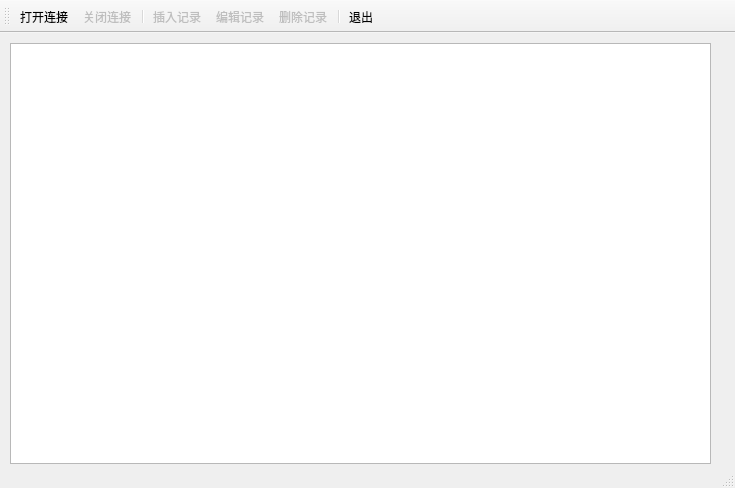
<?xml version="1.0" encoding="UTF-8"?>
<ui version="4.0">
 <class>MainWindow</class>
 <widget class="QMainWindow" name="MainWindow">
  <property name="geometry">
   <rect>
    <x>0</x>
    <y>0</y>
    <width>735</width>
    <height>488</height>
   </rect>
  </property>
  <property name="windowTitle">
   <string>MainWindow</string>
  </property>
  <widget class="QWidget" name="centralwidget">
   <widget class="QTableView" name="tableView">
    <property name="geometry">
     <rect>
      <x>10</x>
      <y>10</y>
      <width>701</width>
      <height>421</height>
     </rect>
    </property>
   </widget>
  </widget>
  <widget class="QStatusBar" name="statusbar"/>
  <widget class="QToolBar" name="toolBar">
   <property name="windowTitle">
    <string>toolBar</string>
   </property>
   <property name="toolButtonStyle">
    <enum>Qt::ToolButtonTextUnderIcon</enum>
   </property>
   <attribute name="toolBarArea">
    <enum>TopToolBarArea</enum>
   </attribute>
   <attribute name="toolBarBreak">
    <bool>false</bool>
   </attribute>
   <addaction name="actionOpen"/>
   <addaction name="actionClose"/>
   <addaction name="separator"/>
   <addaction name="actionInsert"/>
   <addaction name="actionEdit"/>
   <addaction name="actionRemove"/>
   <addaction name="separator"/>
   <addaction name="actionExit"/>
  </widget>
  <action name="actionOpen">
   <property name="icon">
    <iconset resource="resource.qrc">
     <normaloff>:/Image/actOpen.png</normaloff>:/Image/actOpen.png</iconset>
   </property>
   <property name="text">
    <string>打开连接</string>
   </property>
  </action>
  <action name="actionClose">
   <property name="enabled">
    <bool>false</bool>
   </property>
   <property name="icon">
    <iconset resource="resource.qrc">
     <normaloff>:/Image/actDel.png</normaloff>:/Image/actDel.png</iconset>
   </property>
   <property name="text">
    <string>关闭连接</string>
   </property>
  </action>
  <action name="actionInsert">
   <property name="enabled">
    <bool>false</bool>
   </property>
   <property name="icon">
    <iconset resource="resource.qrc">
     <normaloff>:/Image/actNew.png</normaloff>:/Image/actNew.png</iconset>
   </property>
   <property name="text">
    <string>插入记录</string>
   </property>
  </action>
  <action name="actionEdit">
   <property name="enabled">
    <bool>false</bool>
   </property>
   <property name="icon">
    <iconset resource="resource.qrc">
     <normaloff>:/Image/actPaste.png</normaloff>:/Image/actPaste.png</iconset>
   </property>
   <property name="text">
    <string>编辑记录</string>
   </property>
  </action>
  <action name="actionRemove">
   <property name="enabled">
    <bool>false</bool>
   </property>
   <property name="icon">
    <iconset resource="resource.qrc">
     <normaloff>:/Image/actClear.png</normaloff>:/Image/actClear.png</iconset>
   </property>
   <property name="text">
    <string>删除记录</string>
   </property>
  </action>
  <action name="actionExit">
   <property name="icon">
    <iconset resource="resource.qrc">
     <normaloff>:/Image/actExit.png</normaloff>:/Image/actExit.png</iconset>
   </property>
   <property name="text">
    <string>退出</string>
   </property>
  </action>
 </widget>
 <resources>
  <include location="resource.qrc"/>
 </resources>
 <connections>
  <connection>
   <sender>actionExit</sender>
   <signal>triggered()</signal>
   <receiver>MainWindow</receiver>
   <slot>close()</slot>
   <hints>
    <hint type="sourcelabel">
     <x>-1</x>
     <y>-1</y>
    </hint>
    <hint type="destinationlabel">
     <x>367</x>
     <y>243</y>
    </hint>
   </hints>
  </connection>
 </connections>
</ui>
